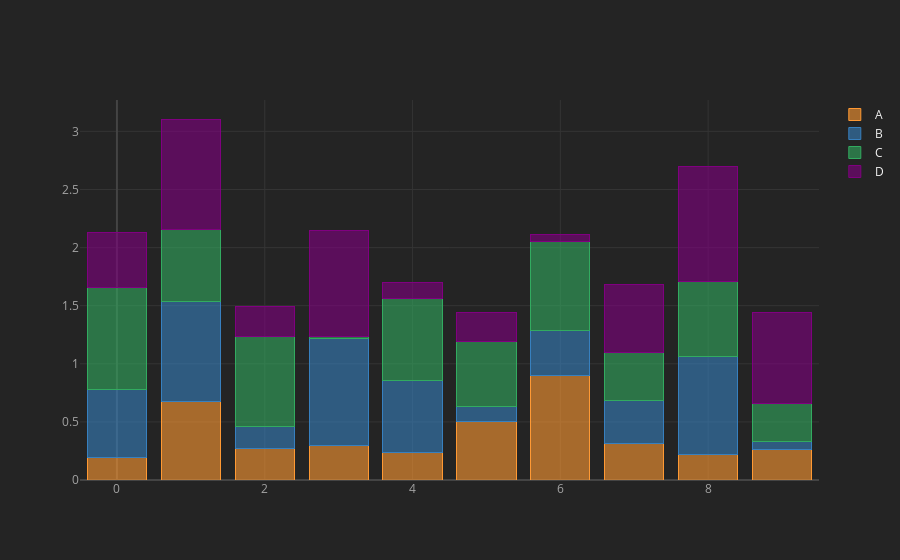

The notebook cell saved with this chart:
### Code cell
df.iplot(kind='bar', barmode='stack')

### Figure 1 — Plotly figure (JSON) as saved in the notebook; plotly's stock layout.template omitted (floating-point values rounded to 4 significant figures)
{"data": [{"marker": {"color": "rgba(255, 153, 51, 0.6)", "line": {"color": "rgba(255, 153, 51, 1.0)", "width": 1}}, "name": "A", "orientation": "v", "text": "", "type": "bar", "x": [0, 1, 2, 3, 4, 5, 6, 7, 8, 9], "y": [0.1954, 0.674, 0.2681, 0.2948, 0.2336, 0.5066, 0.8988, 0.3099, 0.2229, 0.2599]}, {"marker": {"color": "rgba(55, 128, 191, 0.6)", "line": {"color": "rgba(55, 128, 191, 1.0)", "width": 1}}, "name": "B", "orientation": "v", "text": "", "type": "bar", "x": [0, 1, 2, 3, 4, 5, 6, 7, 8, 9], "y": [0.583, 0.8607, 0.1947, 0.9244, 0.6254, 0.1258, 0.3865, 0.371, 0.8408, 0.07174]}, {"marker": {"color": "rgba(50, 171, 96, 0.6)", "line": {"color": "rgba(50, 171, 96, 1.0)", "width": 1}}, "name": "C", "orientation": "v", "text": "", "type": "bar", "x": [0, 1, 2, 3, 4, 5, 6, 7, 8, 9], "y": [0.8741, 0.6231, 0.7715, 0.01494, 0.707, 0.5574, 0.764, 0.4195, 0.6461, 0.3241]}, {"marker": {"color": "rgba(128, 0, 128, 0.6)", "line": {"color": "rgba(128, 0, 128, 1.0)", "width": 1}}, "name": "D", "orientation": "v", "text": "", "type": "bar", "x": [0, 1, 2, 3, 4, 5, 6, 7, 8, 9], "y": [0.4797, 0.9489, 0.2576, 0.9167, 0.1304, 0.2553, 0.06228, 0.5805, 0.9878, 0.7843]}], "layout": {"barmode": "stack", "legend": {"bgcolor": "#242424", "font": {"color": "#F4F4F4"}, "traceorder": "normal"}, "paper_bgcolor": "#242424", "plot_bgcolor": "#242424", "title": {"font": {"color": "#F4F4F4"}}, "xaxis": {"gridcolor": "#343434", "showgrid": true, "tickfont": {"color": "#A4A4A4"}, "title": {"font": {"color": "#A4A4A4"}, "text": ""}, "zerolinecolor": "#444444"}, "yaxis": {"gridcolor": "#343434", "showgrid": true, "tickfont": {"color": "#A4A4A4"}, "title": {"font": {"color": "#A4A4A4"}, "text": ""}, "zerolinecolor": "#444444"}}}
